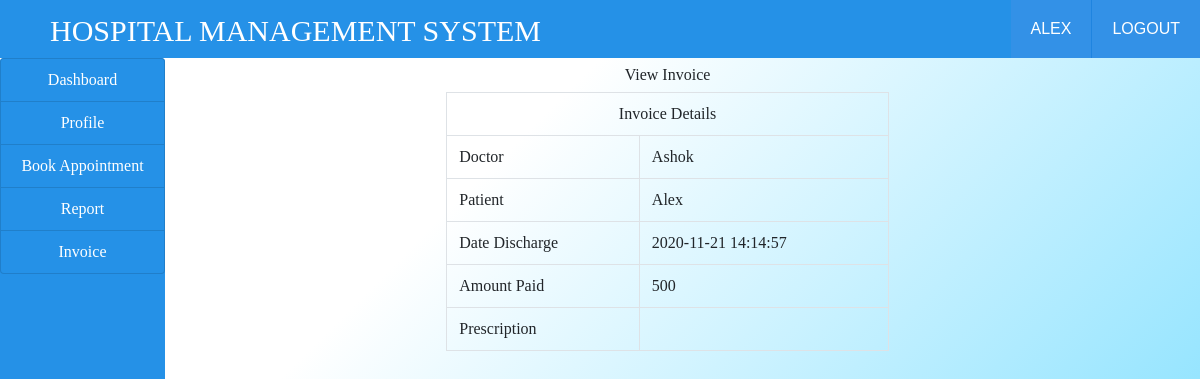
The app's page /viewinvoice.php?id=2 (signed in) with its own data.
### tables this page shows
CREATE TABLE `income` (
  `id` int(100) NOT NULL,
  `doctor` varchar(100) NOT NULL,
  `patient` varchar(100) NOT NULL,
  `date_discharge` varchar(100) NOT NULL,
  `amount_paid` varchar(100) NOT NULL,
  `description` varchar(100) NOT NULL
);

### viewinvoice.php (the view, shortened to what this page needs)
<!DOCTYPE html>
<html>
<head>
</head>
<body>
	<?php
		include("link.php");
		include("ribbon.php");
		include("connection.php");
	?>
	<div class="container-fluid" style= "background: linear-gradient(to bottom right, #ffffff 25%, #33ccff 100%);">
	   <div class="col-md-12">
		  <div class="row">
			<div class="col-md-2" style="margin-left: -30px;">
        		<?php
        		include("sidenavpatient.php");
        		?>
    	   </div>
           <div class="col-md-10">
               <h5 class="text-center my-2">View Invoice</h5>
    	    <div class="col-md-12">
    	    	<div class="row">
    	    		<div class="col-md-3"></div>
    	    			<div class="col-md-6">
    	    				<?php
    	    					if(isset($_GET['id'])){
                                    $id= $_GET['id'];
                                    $query="SELECT * FROM income WHERE id='$id'";
                                    $res=mysqli_query($conn,$query);
                                    $row = mysqli_fetch_array($res);
                                }
    	    				?>
    	    				<table class="table table-bordered">
    	    					<tr>
    	    						<th class="text-center" colspan="2">Invoice Details</th>
    	    					</tr>
    	    					<tr>
    	    						<td>Doctor</td>
    	    						<td><?php echo $row['doctor'];?></td>
    	    					</tr>
    	    					<tr>
    	    						<td>Patient</td>
    	    						<td><?php echo $row['patient'];?></td>
    	    					</tr>
    	    					<tr>
    	    						<td>Date Discharge</td>
    	    						<td><?php echo $row['date_discharge'];?></td>
    	    					</tr>
    	    					<tr>
    	    						<td>Amount Paid</td>
    	    						<td><?php echo $row['amount_paid'];?></td>
    	    					</tr>
    	    					<tr>
    	    						<td>Prescription</td>
    	    						<td><?php echo $row['prescription'];?></td>
    	    					</tr>
    	    				</table>
                        </div>
    	    			</div>
    	    		</div>
    	    	</div>
    	    </div>
        </div>
    </div>
</body>
</html>

### css/style.css (style rules this page uses)
html,body,div,span,applet,object,iframe,h1,h2,h3,h4,h5,h6,p,blockquote,pre,a,abbr,acronym,address,big,cite,code,del,dfn,em,img,ins,kbd,q,s,samp,small,strike,strong,sub,sup,tt,var,b,u,i,dl,dt,dd,ol,nav ul,nav li,fieldset,form,label,legend,table,caption,tbody,tfoot,thead,tr,th,td,article,aside,canvas,details,embed,figure,figcaption,footer,header,hgroup,menu,nav,output,ruby,section,summary,time,mark,audio,video { margin:0;padding:0;border:0;font-size:100%;font:inherit;vertical-align:baseline; }
table { border-collapse:collapse;border-spacing:0; }
body { background:#F8FBFB; }

### records on screen
income: doctor "Ashok", patient "Alex", date_discharge "2020-11-21 14:14:57", amount_paid "500"

### other values on screen
$user "ALEX"
